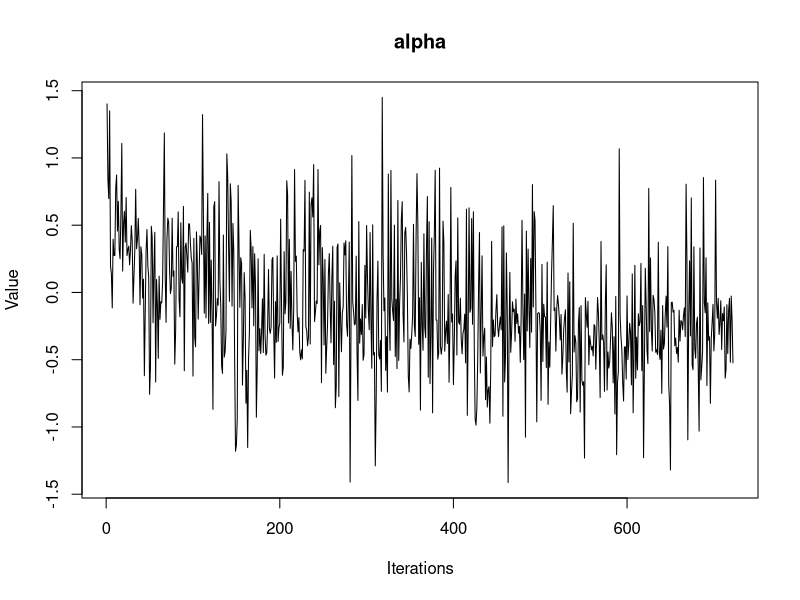
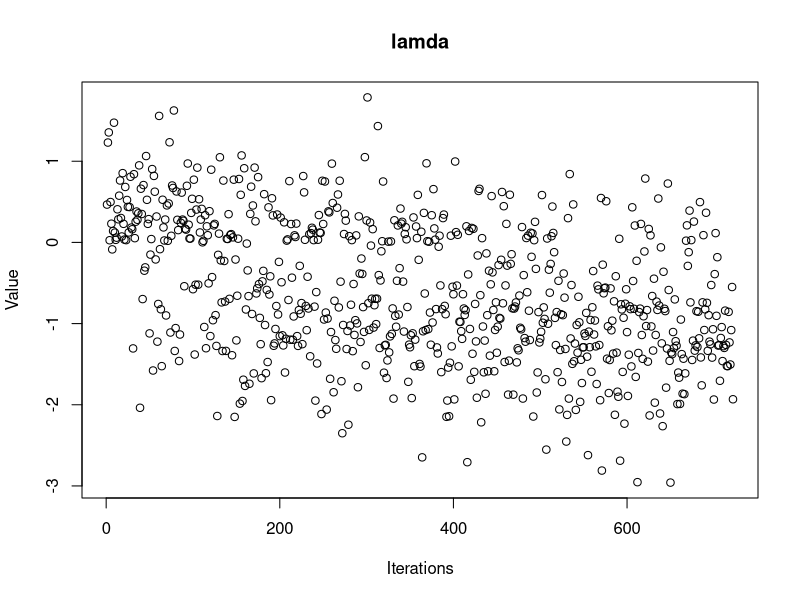

The R script that drew these images, in order:
library(mnormt)

shape = 0.5
rate = 0.5
alpha = rgamma(1, shape, rate)
lamda = rgamma(1, shape, rate)
y = c(65, 156, 100, 134, 16, 108, 121, 4, 39, 143, 56, 26, 1, 1, 5, 65)

alpha.store = alpha
lamda.store = lamda
alpha.v2 = 0.5
lamda.v2 = 0.5
cov = 0

n = 5000
for(i in 1:n){
	

	p.old = 1
	for(yj in y){
		p.old = lamda*alpha*yj^(alpha-1)*exp(-lamda*yj^alpha)
	}
	
	mu = c(mean(alpha.store), mean(lamda.store))
	
	sigma = matrix(c(1, 0, 0, 1), ncol=2, byrow=TRUE)

	prop = rmnorm(1, mu, sigma)
	#prop = mvrnorm(1, mu, sigma)
	alpha.n = prop[1] 
	lamda.n = prop[2] #new proposed values

	p.new = 1
	for(yj in y){
		p.new = lamda.n*alpha.n*yj^(alpha.n-1)*exp(-lamda.n*yj^alpha.n)
	}

	q.old = dmnorm(c(alpha,lamda), mu, sigma)
	q.new = dmnorm(c(alpha.n,lamda.n), mu, sigma)

	ratio = (p.new*q.new)/(p.old*q.old)
	ratio = ifelse(is.na(ratio), 1, ratio)
	if(ratio >= 1){
		alpha = alpha.n
		lamda = lamda.n
		alpha.store = c(alpha.store, alpha)
		lamda.store = c(lamda.store, lamda)
		alpha.v2 = var(alpha.store)
		lamda.v2 = var(lamda.store)
		cov = cov(alpha.store,lamda.store)
	}else{
		u = runif(1)
		if(ratio > u){
			alpha = alpha.n
			lamda = lamda.n
			alpha.store = c(alpha.store, alpha)
			lamda.store = c(lamda.store, lamda)
			alpha.v2 = var(alpha.store)
			lamda.v2 = var(lamda.store)
			cov = cov(alpha.store,lamda.store)
		}
	}
}
plot(alpha.store, main="alpha", xlab="Iterations", ylab="Value", type="l")
plot(lamda.store, main="lamda", xlab="Iterations", ylab="Value")







